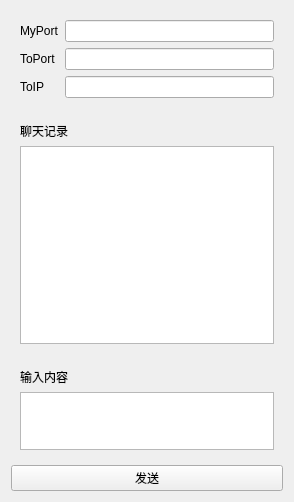
<?xml version="1.0" encoding="UTF-8"?>
<ui version="4.0">
 <class>Udp1</class>
 <widget class="QWidget" name="Udp1">
  <property name="geometry">
   <rect>
    <x>0</x>
    <y>0</y>
    <width>294</width>
    <height>502</height>
   </rect>
  </property>
  <property name="windowTitle">
   <string>华华</string>
  </property>
  <layout class="QVBoxLayout" name="verticalLayout_3">
   <item>
    <widget class="QWidget" name="widget" native="true">
     <property name="maximumSize">
      <size>
       <width>16777215</width>
       <height>100</height>
      </size>
     </property>
     <layout class="QGridLayout" name="gridLayout">
      <item row="0" column="0">
       <widget class="QLabel" name="labMyPort">
        <property name="text">
         <string>MyPort</string>
        </property>
       </widget>
      </item>
      <item row="0" column="1">
       <widget class="QLineEdit" name="MyPort"/>
      </item>
      <item row="1" column="0">
       <widget class="QLabel" name="labToPort">
        <property name="text">
         <string>ToPort</string>
        </property>
       </widget>
      </item>
      <item row="1" column="1">
       <widget class="QLineEdit" name="ToPort"/>
      </item>
      <item row="2" column="0">
       <widget class="QLabel" name="labToIP">
        <property name="text">
         <string>ToIP</string>
        </property>
       </widget>
      </item>
      <item row="2" column="1">
       <widget class="QLineEdit" name="ToIP"/>
      </item>
     </layout>
    </widget>
   </item>
   <item>
    <widget class="QWidget" name="widget_2" native="true">
     <layout class="QVBoxLayout" name="verticalLayout">
      <item>
       <widget class="QLabel" name="label_4">
        <property name="text">
         <string>聊天记录</string>
        </property>
       </widget>
      </item>
      <item>
       <widget class="QTextBrowser" name="record"/>
      </item>
     </layout>
    </widget>
   </item>
   <item>
    <widget class="QWidget" name="widget_3" native="true">
     <property name="minimumSize">
      <size>
       <width>0</width>
       <height>100</height>
      </size>
     </property>
     <property name="maximumSize">
      <size>
       <width>16777215</width>
       <height>100</height>
      </size>
     </property>
     <layout class="QVBoxLayout" name="verticalLayout_2">
      <item>
       <widget class="QLabel" name="label_5">
        <property name="text">
         <string>输入内容</string>
        </property>
       </widget>
      </item>
      <item>
       <widget class="QTextEdit" name="input"/>
      </item>
     </layout>
    </widget>
   </item>
   <item>
    <widget class="QPushButton" name="pushButtonSend">
     <property name="text">
      <string>发送</string>
     </property>
    </widget>
   </item>
  </layout>
 </widget>
 <resources/>
 <connections/>
</ui>
